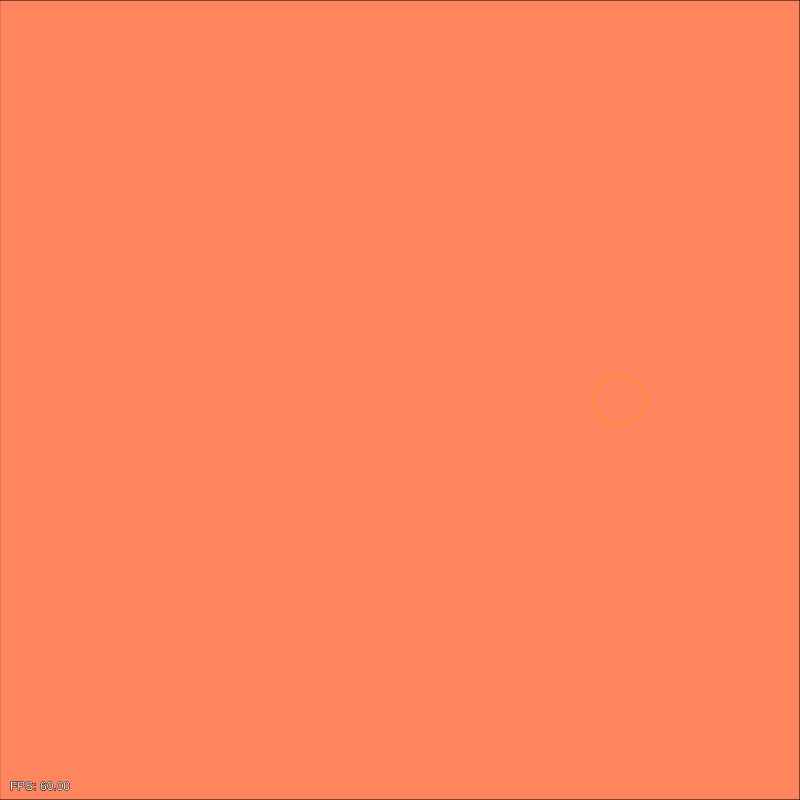
Frame 1 (no input)
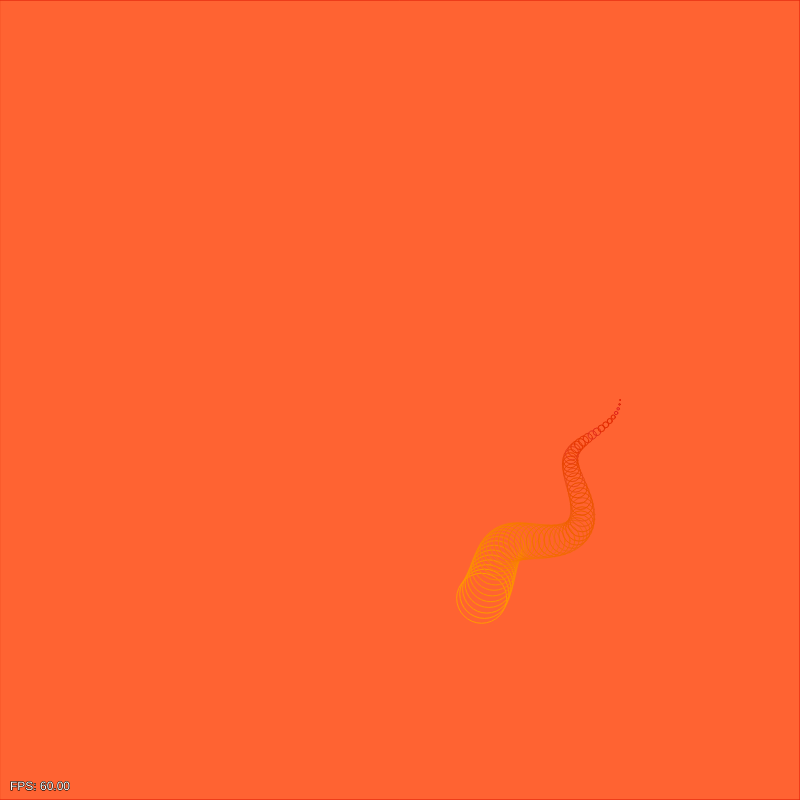
Frame 60 (no input)
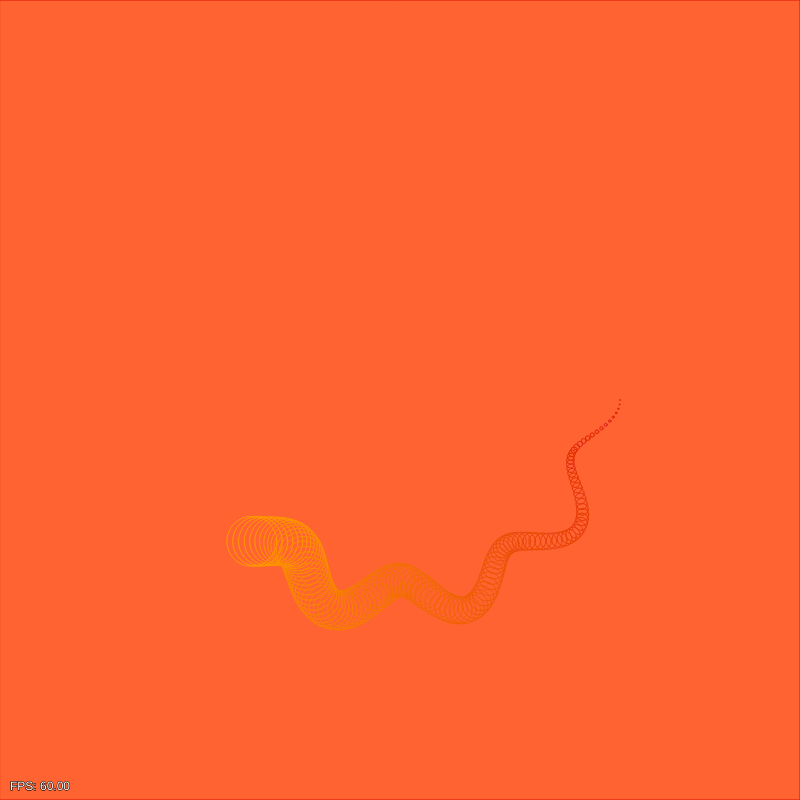
Frame 120 (the mouse pressed at the canvas centre since frame 60)

The p5.js sketch that drew these frames (run headless with seeded random() and noise() and a simulated clock; from frame 60 on, the mouse is pressed at the canvas centre):

// p5.js sketch
// ── sketch.js
var time = 0;
var crosshair = { radius: 50 };
var trail = {
  head: { x: 0, y: 0 },
  nodes: [],
  maxLength: 1564,
}
var speed = 2;
var scene = {
  width: 800,
  height: 800,
  center: { x: 400, y: 400 },
};
var ring = {
  radius: 200,
  pulse: {
    radius: 20,
    speed: 10,
  }
};

function setup() {
  createCanvas(scene.width, scene.height);
  p5.disableFriendlyErrors = true;

}

function draw() {
  updatePosition();
  fade()
  drawFps()
  drawTrail()
  tick();
}

function normalize(min, max, count) {
  const delta = max - min;
  const range = delta / count;
  return num => Math.min(Math.max(range * num, min), max)
}

function drawFps() {
  var fps = frameRate();
  fill(255);
  stroke(0);
  text("FPS: " + fps.toFixed(2), 10, height - 10);
}

function drawTrail() {
  noFill();
  const normColor = normalize(0, 255, trail.nodes.length);
  const normRadius = normalize(0, crosshair.radius, trail.nodes.length);
  trail.nodes.map((node, i) => {
    const red = 255-normColor(i)/8;
    const green = 155 - normColor(i)/2;
    const blue = normColor(i) * Math.cos(i) * .15;
    stroke(red, green, blue);
    drawCircle(node.position, 50 - normRadius(i));
  })
}

function tick() {
  time += .01 * speed;
}

function fade() {
  fill(255, 100, 50, 200)
  rect(0, 0, scene.width, scene.height)
}

function success() {
  fill(0, 200, 0)
  rect(0, 0, scene.width, scene.height)
  reset()
}

function reset() {
  clear();
  trail.nodes = trail.nodes.slice(0,1);
}

function getMouse() {
  return { x: mouseX, y: mouseY };
}

function updatePosition() {
  const radiusDelta = Math.cos(time * ring.pulse.speed) * ring.pulse.radius;
  const radius = ring.radius + radiusDelta;
  trail.head = {
    position: add( scene.center, getCirclePoint(radius, time) ),
  }
  trail.nodes = [trail.head].concat(trail.nodes.slice(0, trail.maxLength))
}

function mousePressed() {
  const mouse = getMouse();
  if (getDistance(mouse, trail.head.position) < crosshair.radius) {
    success();
  } else {
    drawCircle(mouse, crosshair.radius);
  }
}

// ── art.js
function drawCircle(position, radius) {
  debugger;
  ellipse(position.x, position.y, radius, radius);
}

// ── math.js

function getCirclePoint(radius, angle) {
  return {
    x: Math.cos(angle) * radius,
    y: Math.sin(angle) * radius,
  }
}


function getDistance(start, end) {
  const delta = sub(end, start);
  return Math.sqrt((delta.x * delta.x) + (delta.y * delta.y));
}

function add(posA, posB) {
  return {
    x: posA.x + posB.x,
    y: posA.y + posB.y,
  }
}
function sub(posA, posB) {
  return {
    x: posA.x - posB.x,
    y: posA.y - posB.y,
  }
}
